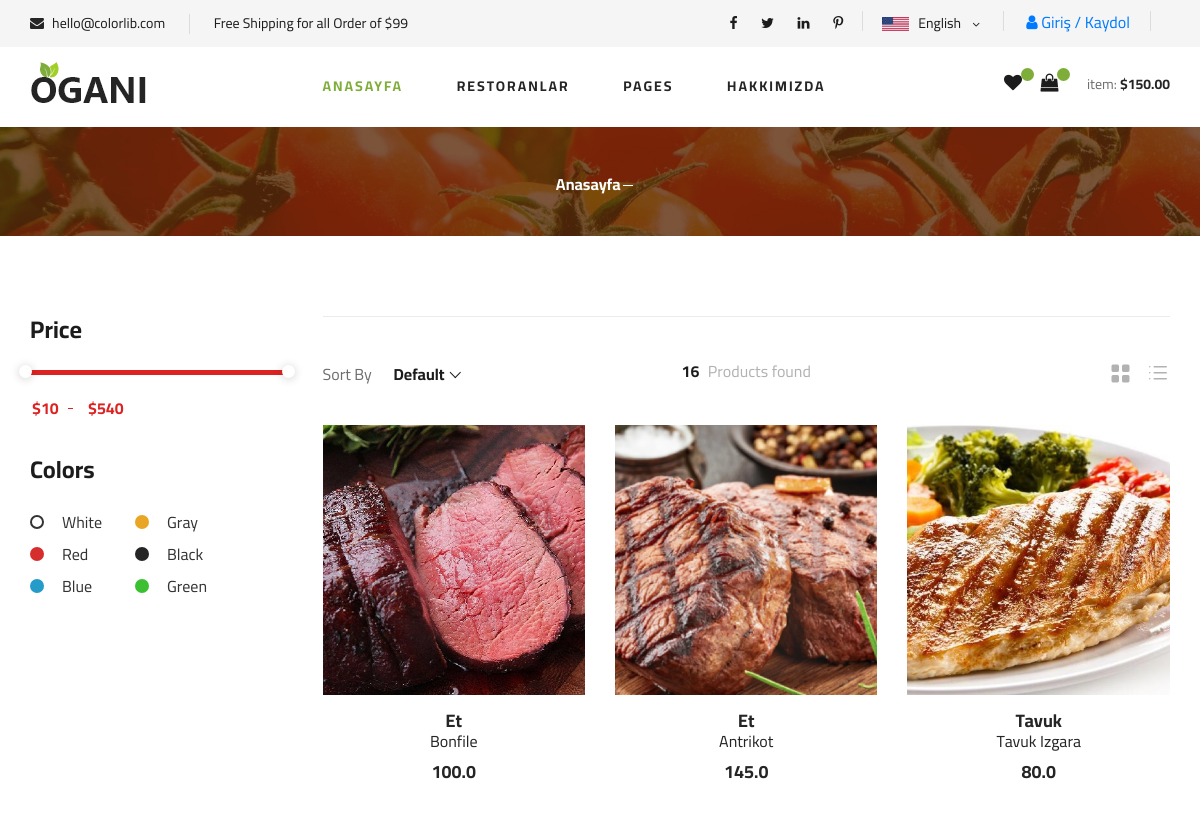
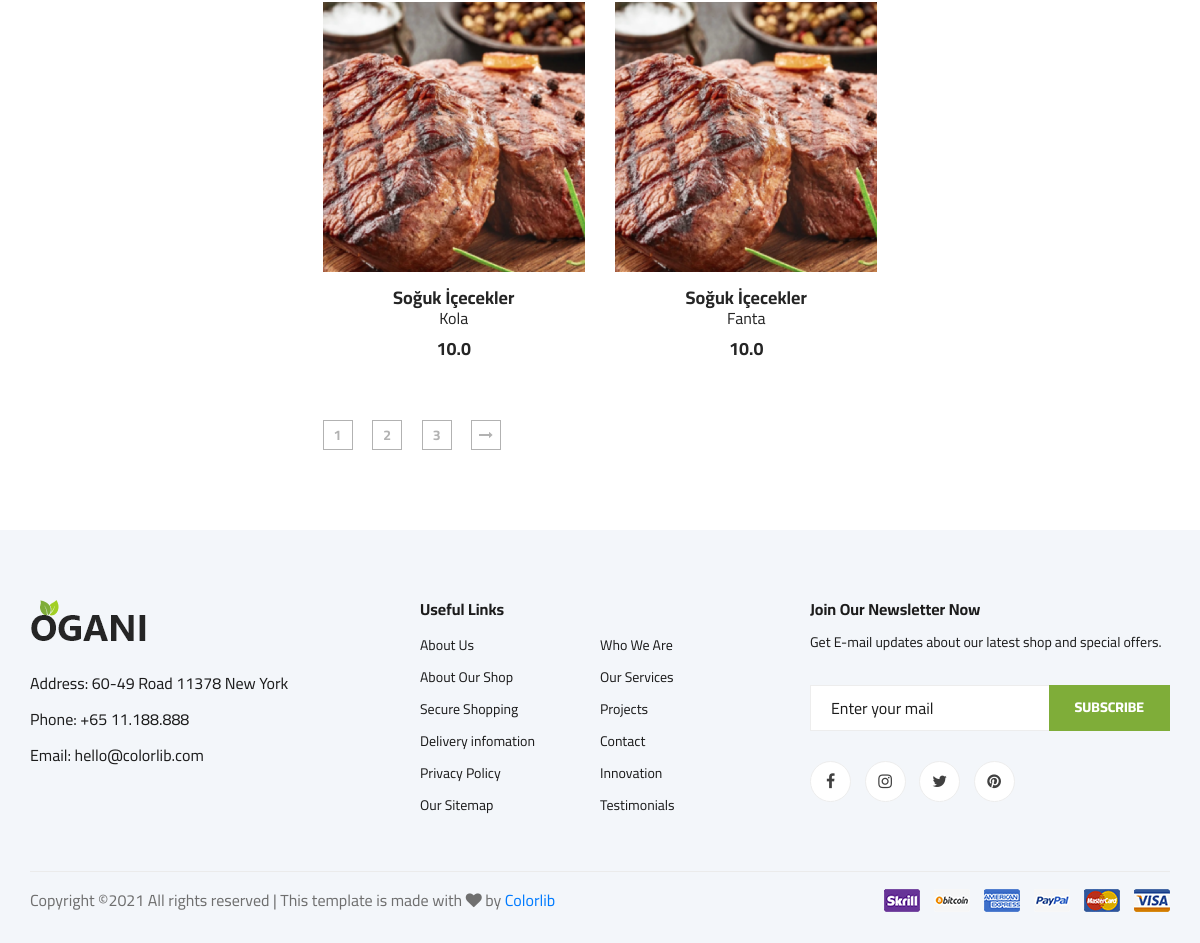
The app's page /restaurant-products/1/ with its own data (2 pictures, top to bottom).
### product/models.py (models this page shows, shortened)
class Product(models.Model):
    STATUS = (
        ('True', 'Evet'),
        ('False', 'Hayır'),
    )
    restaurant = models.ForeignKey(Restaurant, on_delete=models.CASCADE)  # relation with Restaurant table
    category = models.ForeignKey(Category, on_delete=models.CASCADE) #relation with Category table
    title = models.CharField(max_length=30)
    keywords = models.CharField(max_length=255)
    description = models.CharField(max_length=255)
    image = models.ImageField(blank=True, upload_to='images/')
    price = models.FloatField()
    amount = models.IntegerField()
    detail = RichTextUploadingField()
    status = models.CharField(max_length=10, choices=STATUS)
    slug = models.SlugField(null=False,unique=True)
    created_at = models.DateTimeField(auto_now_add=True)
    update_at = models.DateTimeField(auto_now=True)
    def image_tag(self):
        return mark_safe('<img src="{}" height="50"/>'.format(self.image.url))
    image_tag.short_description = 'Image'

class Category(MPTTModel):
    STATUS=(
        ('True', 'Evet'),
        ('False', 'Hayır'),
    )
    title = models.CharField(max_length=30)
    keywords = models.CharField(max_length=255)
    description = models.CharField(max_length=255)
    image = models.ImageField(blank=True,upload_to='images/')
    status = models.CharField(max_length=10, choices=STATUS)
    slug = models.SlugField(null=False,unique=True)
    parent = TreeForeignKey('self', blank=True, null=True, related_name='children', on_delete=models.CASCADE)
    created_at = models.DateTimeField(auto_now_add=True)
    update_at = models.DateTimeField(auto_now=True)
    class MPTTMeta:
        order_insertion_by = ['title']

### home/views.py (the view)
# urls.py: path('restaurant-products/<int:id>/', views.restaurant_products,name='restaurant_products'),
def restaurant_products(request,id):
    setting = Setting.objects.get(pk=1)
    category = Category.objects.all()
    products=Product.objects.filter(restaurant_id=id).order_by('category_id')
    context={'setting':setting,
             'products':products,
             'category':category
             }
    return render(request, 'restaurant_products.html',context)

### home/templates/restaurant_products.html (shortened to what this page needs)
{% extends "homebase.html" %}
{% block content %}
    {% load static %}
    <section class="breadcrumb-section set-bg" data-setbg="{% static 'img/breadcrumb.jpg' %}">
        <div class="container">
            <div class="row">
                <div class="col-lg-12 text-center">
                    <div class="breadcrumb__text">
                        <div class="breadcrumb__option">
                            <a href="/">Anasayfa</a>
                        </div>
                    </div>
                </div>
            </div>
        </div>
    </section>
    {% load static %}
    <section class="product spad">
        <div class="container">
            <div class="row">
                <div class="col-lg-3 col-md-5">
                    <div class="sidebar">
                        <div class="sidebar__item">
                            <h4>Price</h4>
                            <div class="price-range-wrap">
                                <div class="price-range ui-slider ui-corner-all ui-slider-horizontal ui-widget ui-widget-content"
                                     data-min="10" data-max="540">
                                    <span tabindex="0" class="ui-slider-handle ui-corner-all ui-state-default"></span>
                                    <span tabindex="0" class="ui-slider-handle ui-corner-all ui-state-default"></span>
                                </div>
                                <div class="range-slider">
                                    <div class="price-input">
                                        <input type="text" id="minamount">
                                        <input type="text" id="maxamount">
                                    </div>
                                </div>
                            </div>
                        </div>
                        <div class="sidebar__item sidebar__item__color--option">
                            <h4>Colors</h4>
                            <div class="sidebar__item__color sidebar__item__color--white">
                                <label for="white">
                                    White
                                </label>
                            </div>
                            <div class="sidebar__item__color sidebar__item__color--gray">
                                <label for="gray">
                                    Gray
                                </label>
                            </div>
                            <div class="sidebar__item__color sidebar__item__color--red">
                                <label for="red">
                                    Red
                                </label>
                            </div>
                            <div class="sidebar__item__color sidebar__item__color--black">
                                <label for="black">
                                    Black
                                </label>
                            </div>
                            <div class="sidebar__item__color sidebar__item__color--blue">
                                <label for="blue">
                                    Blue
                                </label>
                            </div>
                            <div class="sidebar__item__color sidebar__item__color--green">
                                <label for="green">
                                    Green
                                </label>
                            </div>
                        </div>
                    </div>
                </div>
                <div class="col-lg-9 col-md-7">
                    <div class="filter__item">
                        <div class="row">
                            <div class="col-lg-4 col-md-5">
                                <div class="filter__sort">
                                    <span>Sort By</span>
                                </div>
                            </div>
                            <div class="col-lg-4 col-md-4">
                                <div class="filter__found">
                                    <h6><span>16</span> Products found</h6>
                                </div>
                            </div>
                            <div class="col-lg-4 col-md-3">
                                <div class="filter__option">
                                    <span class="icon_grid-2x2"></span>
                                    <span class="icon_ul"></span>
                                </div>
                            </div>
                        </div>
                    </div>
                    <div class="row">
                        {% for rs in products %}
                            <div class="col-lg-4 col-md-6 col-sm-6">
                                <div class="product__item">
                                    <div class="product__item__pic set-bg" data-setbg="{{ rs.image.url }}">
                                    </div>
                                    <div class="product__item__text">
                                        <h5>{{ rs.category.title }}</h5>
                                        <h6><a href="/product/{{ rs.id }}/{{ rs.slug }}">{{ rs.title }}</a></h6>
                                        <h5>{{ rs.price }}</h5>
                                    </div>
                                </div>
                            </div>
                        {% endfor %}
                    </div>
                    <div class="product__pagination">
                        <a href="#">1</a>
                        <a href="#">2</a>
                        <a href="#">3</a>
                        <a href="#"><i class="fa fa-long-arrow-right"></i></a>
                    </div>
                </div>
            </div>
        </div>
    </section>
{% endblock %}

### home/static/css/style.css (style rules this page uses)
html, body { height: 100%; font-family: "Cairo", sans-serif; -webkit-font-smoothing: antialiased; font-smoothing: antialiased; }
h1, h2, h3, h4, h5, h6 { margin: 0; color: #111111; font-weight: 400; font-family: "Cairo", sans-serif; }
h4 { font-size: 24px; }
h5 { font-size: 18px; }
h6 { font-size: 16px; }
.set-bg { background-repeat: no-repeat; background-size: cover; background-position: top center; }
.spad { padding-top: 100px; padding-bottom: 100px; }
.breadcrumb-section { display: flex; align-items: center; padding: 45px 0 40px; }
.breadcrumb__option a { display: inline-block; font-size: 16px; color: #ffffff; font-weight: 700; margin-right: 20px; position: relative; }
.breadcrumb__option a:after { position: absolute; right: -12px; top: 13px; height: 1px; width: 10px; background: #ffffff; content: ""; }
.sidebar__item { margin-bottom: 35px; }
.sidebar__item.sidebar__item__color--option { overflow: hidden; }
.sidebar__item h4 { color: #1c1c1c; font-weight: 700; margin-bottom: 25px; }
.price-range-wrap .range-slider { margin-top: 20px; }
.price-range-wrap .range-slider .price-input { position: relative; }
.price-range-wrap .range-slider .price-input:after { position: absolute; left: 38px; top: 13px; height: 1px; width: 5px; background: #dd2222; content: ""; }
.price-range-wrap .range-slider .price-input input { font-size: 16px; color: #dd2222; font-weight: 700; max-width: 20%; border: none; display: inline-block; }
.price-range-wrap .price-range { border-radius: 0; }
.price-range-wrap .price-range.ui-widget-content { border: none; background: #ebebeb; height: 5px; }
.price-range-wrap .price-range.ui-widget-content .ui-slider-handle { height: 13px; width: 13px; border-radius: 50%; background: #ffffff; border: none; -webkit-box-shadow: 0px 1px 10px rgba(0, 0, 0, 0.2); box-shadow: 0px 1px 10px rgba(0, 0, 0, 0.2); outline: none; cursor: pointer; }
.sidebar__item__color { float: left; width: 40%; }
.sidebar__item__color.sidebar__item__color--white label:after { border: 2px solid #333333; background: transparent; }
.sidebar__item__color.sidebar__item__color--gray label:after { background: #E9A625; }
.sidebar__item__color.sidebar__item__color--red label:after { background: #D62D2D; }
.sidebar__item__color.sidebar__item__color--black label:after { background: #252525; }
.sidebar__item__color.sidebar__item__color--blue label:after { background: #249BC8; }
.sidebar__item__color.sidebar__item__color--green label:after { background: #3CC032; }
.sidebar__item__color label { font-size: 16px; color: #333333; position: relative; padding-left: 32px; cursor: pointer; }
.sidebar__item__color label:after { position: absolute; left: 0; top: 5px; height: 14px; width: 14px; background: #222; content: ""; border-radius: 50%; }
.product { padding-top: 80px; padding-bottom: 80px; }
.filter__item { padding-top: 45px; border-top: 1px solid #ebebeb; padding-bottom: 20px; }
.filter__sort { margin-bottom: 15px; }
.filter__sort span { font-size: 16px; color: #6f6f6f; display: inline-block; }
.filter__found { text-align: center; margin-bottom: 15px; }
.filter__found h6 { font-size: 16px; color: #b2b2b2; }
.filter__found h6 span { color: #1c1c1c; font-weight: 700; margin-right: 5px; }
.filter__option { text-align: right; margin-bottom: 15px; }
.filter__option span { font-size: 24px; color: #b2b2b2; margin-right: 10px; cursor: pointer; -webkit-transition: all, 0.3s; -moz-transition: all, 0.3s; -ms-transition: all, 0.3s; -o-transition: all, 0.3s; transition: all, 0.3s; }
.filter__option span:last-child { margin: 0; }
.product__item { margin-bottom: 50px; }
.product__item__pic { height: 270px; position: relative; overflow: hidden; }
.product__item__text { text-align: center; padding-top: 15px; }
.product__item__text h6 { margin-bottom: 10px; }
.product__item__text h6 a { color: #252525; }
.product__item__text h5 { color: #252525; font-weight: 700; }
.product__pagination, .blog__pagination { padding-top: 10px; }
.product__pagination a, .blog__pagination a { display: inline-block; width: 30px; height: 30px; border: 1px solid #b2b2b2; font-size: 14px; color: #b2b2b2; font-weight: 700; line-height: 28px; text-align: center; margin-right: 16px; -webkit-transition: all, 0.3s; -moz-transition: all, 0.3s; -ms-transition: all, 0.3s; -o-transition: all, 0.3s; transition: all, 0.3s; }
.product__pagination a:last-child, .blog__pagination a:last-child { margin-right: 0; }
@media only screen and (min-width: 1200px) { .container { max-width: 1170px; } }

### records on screen
Product: shows a picture, category "Et", title "Bonfile", price "100.0"
Product: category "Et", title "Antrikot", price "145.0"
Product: shows a picture, category "Tavuk", title "Tavuk Izgara", price "80.0"
Product: category "Soğuk İçecekler", title "Kola", price "10.0"
Product: category "Soğuk İçecekler", title "Fanta", price "10.0"
